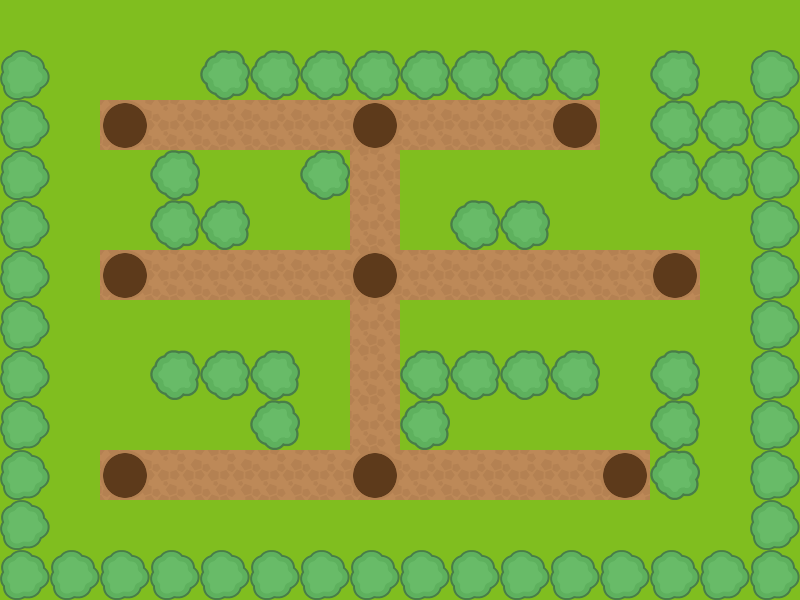

A 2D game scene composited from a Tiled map and its tileset images. What follows is a short description and the map's XML, with every tile layer's data as written:
An orthogonal 16x12 tile map with 50x50 px tiles, 3 tile layers (gramaCaminho, formigueiro, arvores).

<map version="1.0" tiledversion="1.0.3" orientation="orthogonal" renderorder="right-down" width="16" height="12" tilewidth="50" tileheight="50" nextobjectid="1">
 <tileset firstgid="1" source="recursos.tsx" />
 <layer name="gramaCaminho" width="16" height="12">
  <data encoding="csv">
2,2,2,2,2,2,2,2,2,2,2,2,2,2,2,2,
2,2,2,2,2,2,2,2,2,2,2,2,2,2,2,2,
2,2,0,1,1,1,1,0,1,1,1,0,2,2,2,2,
2,2,2,2,2,2,2,1,2,2,2,2,2,2,2,2,
2,2,2,2,2,2,2,1,2,2,2,2,2,2,2,2,
2,2,0,1,1,1,1,0,1,1,1,1,1,0,2,2,
2,2,2,2,2,2,2,1,2,2,2,2,2,2,2,2,
2,2,2,2,2,2,2,1,2,2,2,2,2,2,2,2,
2,2,2,2,2,2,2,1,2,2,2,2,2,2,2,2,
2,2,0,1,1,1,1,0,1,1,1,1,0,2,2,2,
2,2,2,2,2,2,2,2,2,2,2,2,2,2,2,2,
2,2,2,2,2,2,2,2,2,2,2,2,2,2,2,2
</data>
 </layer>
 <layer name="formigueiro" width="16" height="12">
  <data encoding="csv">
0,0,0,0,0,0,0,0,0,0,0,0,0,0,0,0,
0,0,0,0,0,0,0,0,0,0,0,0,0,0,0,0,
0,0,5,0,0,0,0,5,0,0,0,5,0,0,0,0,
0,0,0,0,0,0,0,0,0,0,0,0,0,0,0,0,
0,0,0,0,0,0,0,0,0,0,0,0,0,0,0,0,
0,0,5,0,0,0,0,5,0,0,0,0,0,5,0,0,
0,0,0,0,0,0,0,0,0,0,0,0,0,0,0,0,
0,0,0,0,0,0,0,0,0,0,0,0,0,0,0,0,
0,0,0,0,0,0,0,0,0,0,0,0,0,0,0,0,
0,0,5,0,0,0,0,5,0,0,0,0,5,0,0,0,
0,0,0,0,0,0,0,0,0,0,0,0,0,0,0,0,
0,0,0,0,0,0,0,0,0,0,0,0,0,0,0,0
</data>
 </layer>
 <layer name="arvores" width="16" height="12">
  <data encoding="csv">
0,0,0,0,0,0,0,0,0,0,0,0,0,0,0,0,
3,0,0,0,4,4,4,4,4,4,4,4,0,4,0,3,
3,0,0,0,0,0,0,0,0,0,0,0,0,4,4,3,
3,0,0,4,0,0,4,0,0,0,0,0,0,4,4,3,
3,0,0,4,4,0,0,0,0,4,4,0,0,0,0,3,
3,0,0,0,0,0,0,0,0,0,0,0,0,0,0,3,
3,0,0,0,0,0,0,0,0,0,0,0,0,0,0,3,
3,0,0,4,4,4,0,0,4,4,4,4,0,4,0,3,
3,0,0,0,0,4,0,0,4,0,0,0,0,4,0,3,
3,0,0,0,0,0,0,0,0,0,0,0,0,4,0,3,
3,0,0,0,0,0,0,0,0,0,0,0,0,0,0,3,
3,3,3,3,3,3,3,3,3,3,3,3,3,3,3,3
</data>
 </layer>
</map>
